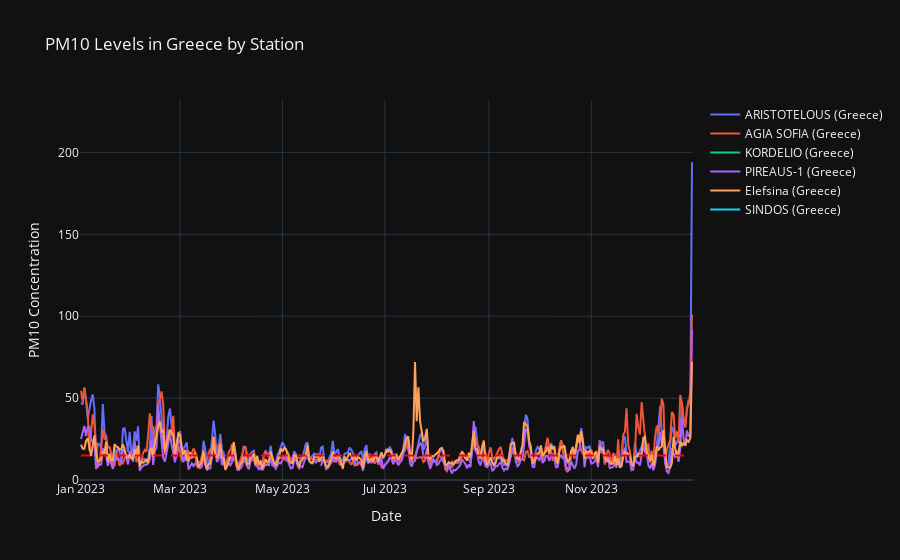

The cell this chart's notebook holds for it:
### Code cell
import plotly.graph_objects as go

# Filter the data for Greece
greece_data = df[df["country"] == "greece"]

# Get unique stations in Greece
stations = greece_data["site"].unique()

# Create the plot
fig = go.Figure()

# Add a line plot for each station in Greece
for site in stations:
    site_data = greece_data[greece_data["site"] == site]
    fig.add_trace(go.Scatter(x=site_data["date"], 
                             y=site_data["pm2.5"],  # PM10 data for each station
                             mode="lines", 
                             name=f"{site} (Greece)",
                             line=dict(width=2)))   # Customize line width

# Add horizontal line for WHO allowed PM10 limit (45 µg/m³)
fig.add_shape(
    type="line",
    x0=greece_data["date"].min(), x1=greece_data["date"].max(),
    y0=15, y1=15,
    line=dict(color="red", width=2, dash="dash"),
)

# Update layout
fig.update_layout(title="PM10 Levels in Greece by Station", 
                  template="plotly_dark", 
                  showlegend=True)
fig.update_xaxes(title_text="Date")
fig.update_yaxes(title_text="PM10 Concentration", range=[0, greece_data["pm10"].max() + 10])

# Show figure
fig.show()

### Figure 1 — Plotly figure (JSON) as saved in the notebook; plotly's stock layout.template omitted (floating-point values rounded to 4 significant figures; data arrays with more than 128 entries replaced by an {"elided": "..."} marker saying what was removed)
{"data": [{"line": {"width": 2}, "mode": "lines", "name": "ARISTOTELOUS (Greece)", "type": "scatter", "x": {"elided": "364 str values"}, "y": {"elided": "364 float values"}}, {"line": {"width": 2}, "mode": "lines", "name": "AGIA SOFIA (Greece)", "type": "scatter", "x": {"elided": "343 str values"}, "y": {"elided": "343 float values"}}, {"line": {"width": 2}, "mode": "lines", "name": "KORDELIO (Greece)", "type": "scatter", "x": {"elided": "360 str values"}, "y": {"elided": "360 null values"}}, {"line": {"width": 2}, "mode": "lines", "name": "PIREAUS-1 (Greece)", "type": "scatter", "x": {"elided": "365 str values"}, "y": {"elided": "365 float values"}}, {"line": {"width": 2}, "mode": "lines", "name": "Elefsina (Greece)", "type": "scatter", "x": {"elided": "365 str values"}, "y": {"elided": "365 float values"}}, {"line": {"width": 2}, "mode": "lines", "name": "SINDOS (Greece)", "type": "scatter", "x": {"elided": "365 str values"}, "y": {"elided": "365 null values"}}], "layout": {"shapes": [{"line": {"color": "red", "dash": "dash", "width": 2}, "type": "line", "x0": "2023-01-01", "x1": "2023-12-31", "y0": 15, "y1": 15}], "showlegend": true, "title": {"text": "PM10 Levels in Greece by Station"}, "xaxis": {"title": {"text": "Date"}}, "yaxis": {"range": [0, 232], "title": {"text": "PM10 Concentration"}}}}
